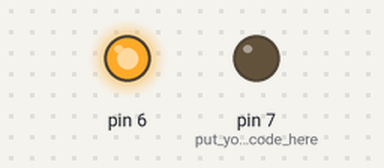
This sketch was run on a simulated Arduino Uno, built with avr-gcc and run on an emulated ATmega328P. Shown: output pins drawn as LEDs (lit = HIGH).

Above: at 0.5 s.
At 8.5 s:
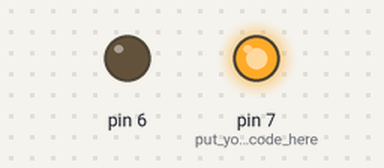
At 11.5 s:
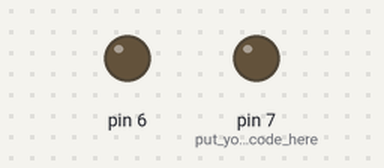
Timing chart, 0 to 13.0 s (numbered marks = the images above):
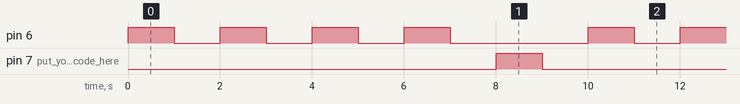

Measured:
- by itself, pin 6: repeats every 10.0 s: 3 × (LOW 1.0 s, HIGH 1.0 s), LOW 3.0 s, HIGH 1.0 s
- by itself, pin 7 (put_your_setup_code_here): alternates HIGH for 1.0 s and LOW for 9.0 s
- by itself, everything shown: repeats every 10.0 s, in 10 steps

The sketch:

_3Blink_1_Other_blink.ino
```cpp
int i;
void setup() {
 pinMode(6,OUTPUT);
  pinMode(7,OUTPUT);// put your setup code here, to run once:

}

void loop() {

 for(i=0;i<4;i++)
 {
  digitalWrite(6,HIGH);
  delay(1000);
  digitalWrite(6,LOW);
  delay(1000);

 }
 digitalWrite(7,HIGH);
 delay(1000);
 digitalWrite(7,LOW);
  delay(1000);
  // put your main code here, to run repeatedly:

}
```
